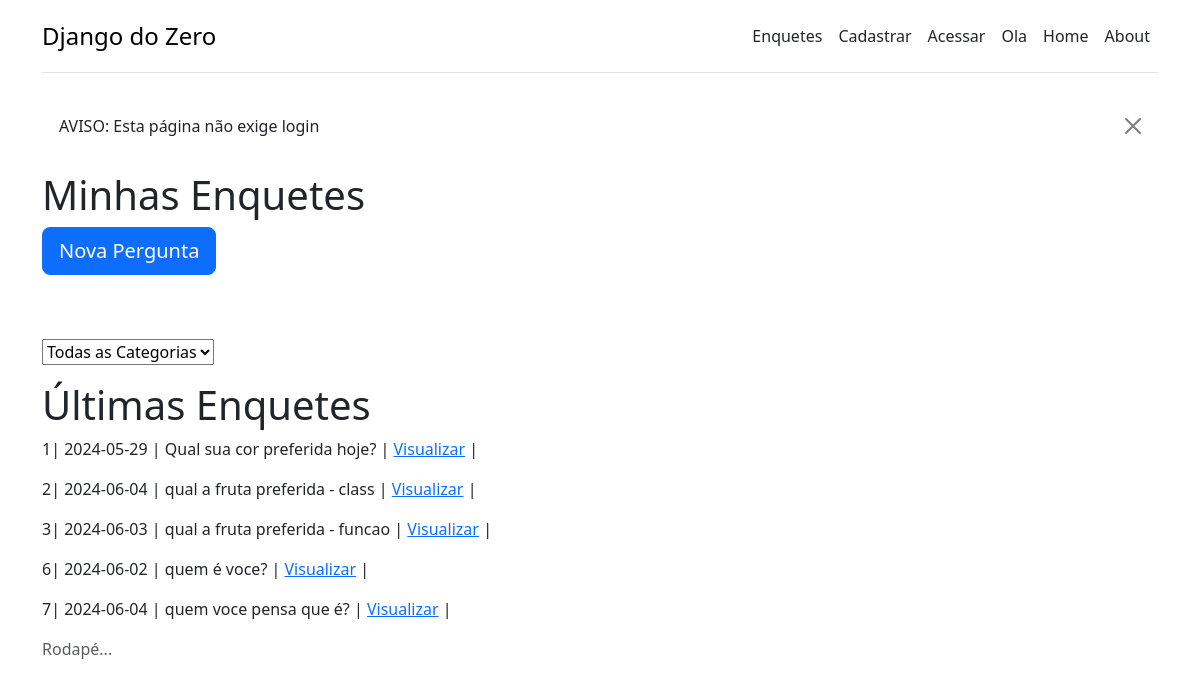
The page / on the database its author committed.
### polls/models.py (models this page shows, shortened)
class Question(models.Model):
    question_text = models.CharField("Pergunta", max_length=200)
    pub_date = models.DateTimeField("Data Publicacao",)
    author = models.ForeignKey(
        User,
        editable=False,
        null=True,
        on_delete=models.DO_NOTHING,
    )
    categoria = models.CharField(
        'Categoria',
        max_length=15,
        choices =[
            ('geral', 'Geral'),
            ('preferencias', 'Preferencias'),
            ('politica', 'Politica'),
        ],
        default=None,
        null=True,
    )
    end_date = models.DateTimeField('Data de Encerramento', blank=True, null=True)
    class Meta:
        verbose_name = 'Perguntax'
        verbose_name_plural = 'Perguntasx'

### polls/views.py (the view)
# urls.py: path('', index, name='index'),
def index (request, categoria=None):
    aviso = 'AVISO: Esta página não exige login'
    messages.warning(request, aviso)
    if categoria is not None:
        questions=Question.objects.filter(categoria=categoria)
    else:
        questions=Question.objects.all()
    categorias = Question.objects.all().values_list(
        'categoria',
        flat=True,
    ).exclude(
        categoria=None
    ).distinct
    context={}
    context['all_questions'] = questions
    context['titulo'] = 'Últimas Enquetes'
    context['categoria'] = categoria
    context['all_categorias'] = categorias
    return render(request, 'polls/questions.html', context)

### templates/polls/questions.html (shortened to what this page needs)
{% extends "_layout_main.html" %}
{% block content %}
    <h1> Minhas Enquetes </h1>
    <a href="{% url 'question_create_view' %}" class="btn btn-lg btn-primary font-weight-bold mb-5">
        Nova Pergunta
    </a>
    {% if all_questions %}
        <p>
            <form action="">
                <select name="categoria" id="categoria">
                    <option value=""> Todas as Categorias </option>
                </select>
            </form>
        </p>
    {% endif %}
    <h1> {{titulo}}</h1>
    {% for question in all_questions %}
        {% if user.is_authenticated %}
            <p>
                {{question.id}}| {{question.pub_date | date:'Y-m-d'}} | {{question.question_text}} |
                <a href="{% url 'question_detail' pk=question.id %}" class="link-secundary"> Visualizar</a> |
                {% if not question.choice_set.all %}
                    <span class="badge bg-danger"> Sem Alternativas </span>
                {% endif %}
                <a href="{% url 'question_update_view' pk=question.id %}" class="link-secundary"> Update View</a> |
                <a href="{% url 'question_update' question.id %}" class="link-secundary">  Update Function</a> |
                <a href="{% url 'question_delete_view' pk=question.id %}" class="link-secundary"> Delete View</a> |
                <a href="{% url 'question_remove' question.id %}" class="link-secundary">  Delete Function</a> |
            {% else %}
                {% if question.choice_set.all %}
                    {{question.id}}| {{question.pub_date | date:'Y-m-d'}} | {{question.question_text}} |
                    <a href="{% url 'question_detail' pk=question.id %}" class="link-secundary"> Visualizar</a> |
                {% endif %}
            {% endif %}
    {% endfor %}
{% endblock %}

### templates/_layout_main.html (shortened to what this page needs)
{% extends '_base.html' %}
{% load static %}
{% block custom_css %}
    <link rel="stylesheet"  href="https://cdn.jsdelivr.net/npm/bootstrap@5.3.3/dist/css/bootstrap.min.css">
    <link rel="stylesheet" href="{% static 'css/base.css' %}">
{% endblock %}
{% block header %}
    <div class="container">
        <header class="d-flex flex-wrap justify-content-center py-3 mb-4 border-bottom">
        <a href="{% url 'index' %}" class="d-flex align-items-center mb-3 mb-md-0 me-md-auto link-body-emphasis text-decoration-none">
            <span class="fs-4">Django do Zero</span>
        </a>
        <ul class="nav nav-pills">
            <li class="nav-item">
                <a href="{% url 'polls_list' %}" class="nav-link px-2 link-dark">Enquetes</a>
            </li>
            {% if user.is_authenticated %}
                <li class="nav-item">
                    <a href="{% url 'logout' %}" class="nav-link px-2 link-dark">Sair</a>
                </li>
                <li class="nav-item">
                    <a href="{% url 'account_detail' %}" class="nav-link px-2 link-dark">Meu Perfil </a>
                </li>
            {% else %}
                <li class="nav-item">
                    <a href="{% url 'signup' %}" class="nav-link px-2 link-dark">Cadastrar</a>
                </li>
                <li class="nav-item">
                    <a href="{% url 'login' %}" class="nav-link px-2 link-dark">Acessar</a>
                </li>
            {% endif %}
            <li class="nav-item">
                <a href="{% url 'ola' %}" class="nav-link px-2 link-dark">Ola</a>
            </li>
            <li class="nav-item">
                <a href="{% url 'index' %}" class="nav-link px-2 link-dark">Home</a>
            </li>
            <li class="nav-item">
                <a href="{% url 'about_page' %}" class="nav-link px-2 link-dark">About</a>
            </li>
        </ul>
        </header>
    </div>
{% endblock %}
{% block main %}
    <div class="container">
        {% include '_messages.html' %}
        {% block content %}{% endblock content %}
    </div>
{% endblock %}
{% block footer %}
    <footer class="footer">
    <div class="container">
        <span class="text-muted">Rodapé...</span>
    </div>
    </footer>
{% endblock %}

### templates/_base.html (shortened to what this page needs)
{% load static %}
<!DOCTYPE html>
<html>
  <head>
    {% block custom_css %}  {% endblock %}
  </head>
  <body>
    {% block header %} {% endblock %}
    {% block main %}{% endblock %}
    {% block footer %} {% endblock %}
  </body>
</html>

### templates/_messages.html
{% for message in messages %}
    <div class="containes-fluid p-0">
        <div class="alert alert-{{messages.tags}} alert-dismissible " role="alert">
            {{message}}
            <button type="button" class="btn-close" data-bs-dismiss="alert" arial-label="Close">
            </button>
        </div>
    </div>
{% endfor %}

### rows shown on the page
Question: id "1", pub_date "2024-05-29", question_text "Qual sua cor preferida hoje?"
Question: id "2", pub_date "2024-06-04", question_text "qual a fruta preferida - class"
Question: id "3", pub_date "2024-06-03", question_text "qual a fruta preferida - funcao"
Question: id "6", pub_date "2024-06-02", question_text "quem é voce?"
Question: id "7", pub_date "2024-06-04", question_text "quem voce pensa que é?"

### other values the page prints
{{ message }} "AVISO: Esta página não exige login"
{{ titulo }} "Últimas Enquetes"
